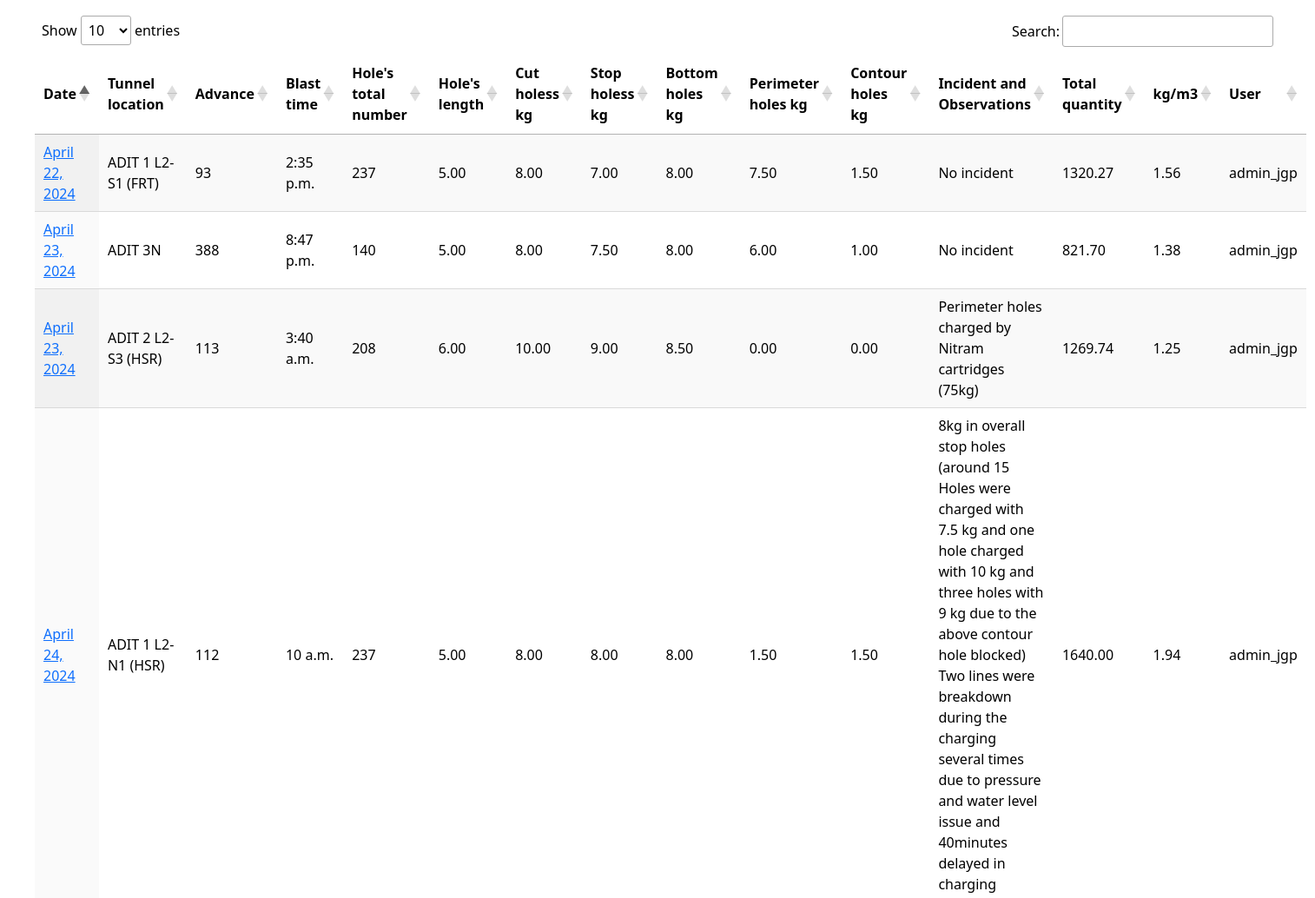
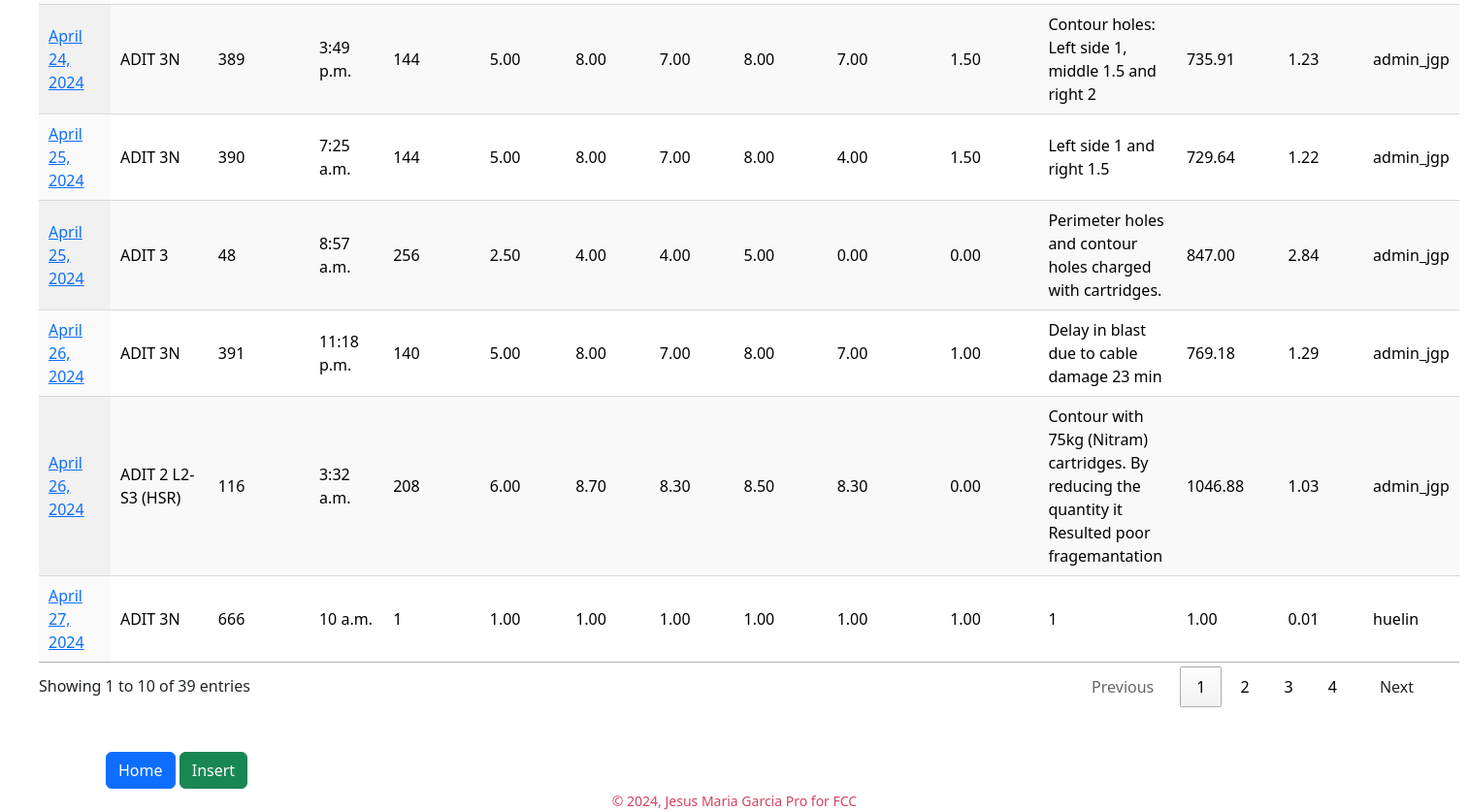
Screenshot of /report with the database file from the repository (2 pictures, top to bottom).
### BE_table/models.py (models this page shows, shortened)
class FollowupBE(models.Model):
    date = models.DateField()
    tunnel_location = models.CharField(max_length=25, choices=[
        ('ADIT 1 L2-N1 (HSR)', 'ADIT 1 L2-N1 (HSR)'),
        ('ADIT 1 L2-S1 (FRT)', 'ADIT 1 L2-S1 (FRT)'),
        ('ADIT 1 L2-N2 (HSR)', 'ADIT 1 L2-N2 (HSR)'),
        ('ADIT 1 L2-S2 (FRT)', 'ADIT 1 L2-S2 (FRT)'),
        ('ADIT 2 L2-N3 (HSR)', 'ADIT 2 L2-N3 (HSR)'),
        ('ADIT 2 L2-S3 (HSR)', 'ADIT 2 L2-S3 (HSR)'),
        ('ADIT 2 L2-N4 (HSR)', 'ADIT 2 L2-N4 (HSR)'),
        ('ADIT 2 L2-S4 (HSR)', 'ADIT 2 L2-S4 (HSR)'),
        ('ADIT 3', 'ADIT 3'),
        ('ADIT 3 L3-N1 (HSR)', 'ADIT 3 L3-N1 (HSR)'),
        ('ADIT 3 L3-S1 (HSR)', 'ADIT 3 L3-S1 (HSR)'),
        ('ADIT 3 L3-N2 (HSR)', 'ADIT 3 L3-N2 (HSR)'),
        ('ADIT 3 L3-S2 (HSR)', 'ADIT 3 L3-S2 (HSR)'),
        ('ADIT 3N', 'ADIT 3N'),
        ('ADIT 3N L3-N3 (HSR)', 'ADIT 3N L3-N3 (HSR)'),
        ('ADIT 3N L3-S3 (HSR)', 'ADIT 3N L3-S3 (HSR)'),
        ('ADIT 3N L3-N4 (HSR)', 'ADIT 3N L3-N4 (HSR)'),
        ('ADIT 3N L3-S4 (HSR)', 'ADIT 3N L3-S4 (HSR)'),
        ])
    advance = models.IntegerField()
    blast_time = models.TimeField()
    holes_total_number = models.IntegerField()
    holes_length = models.DecimalField(max_digits=4, decimal_places=2)
    cut_holes_kg = models.DecimalField(max_digits=4, decimal_places=2)
    stop_holes_kg = models.DecimalField(max_digits=4, decimal_places=2)
    bottom_holes_kg = models.DecimalField(max_digits=4, decimal_places=2)
    perimeter_holes_kg = models.DecimalField(max_digits=4, decimal_places=2)
    contour_holes_kg = models.DecimalField(max_digits=4, decimal_places=2)
    incident_time_lost = models.TextField(default='No incident')
    created_at = models.DateTimeField(auto_now_add=True)
    edited_at = models.DateTimeField(auto_now=True)
    total_quantity = models.DecimalField(max_digits=8, decimal_places=2, default=0)
    username_field = models.CharField(max_length=25, blank=False)

### BE_table/views.py (the view)
# urls.py: path('report', views.report, name='report'),
def report(request):
    records = FollowupBE.objects.all().values()
    return render(request, 'BE_table/report.html', {'records': records})

### BE_table/templates/BE_table/report.html (shortened to what this page needs)
<!DOCTYPE html>
<html>
<head>
<link rel="stylesheet" type="text/css" href="https://cdn.datatables.net/1.11.5/css/jquery.dataTables.css">
<link href="https://cdn.jsdelivr.net/npm/bootstrap@5.3.3/dist/css/bootstrap.min.css" rel="stylesheet">
</head>
<body>
    <div class="table">
    <table id="test" class="display">
        <thead>
            <tr>
                <th>Date</th>
                <th>Tunnel location</th>
                <th>Advance</th>
                <th>Blast time</th>
                <th>Hole's total number</th>
                <th>Hole's length</th>
                <th>Cut holess kg</th>
                <th>Stop holess kg</th>
                <th>Bottom holes kg</th>
                <th>Perimeter holes kg</th>
                <th>Contour holes kg</th>
                <th>Incident and Observations</th>
                <th>Total quantity</th>
                <th>kg/m3</th>
                <th>User</th>
            </tr>
        </thead>
        <tbody>
            {% for record in records %}
                <tr>
                    <td><a href="{% url 'BE_table:edit' record.id %}">
                        {{record.date}}</a></td>
                    <td>{{record.tunnel_location}}</td>
                    <td>{{record.advance}}</td>
                    <td>{{record.blast_time}}</td>
                    <td>{{record.holes_total_number}}</td>
                    <td>{{record.holes_length}}</td>
                    <td>{{record.cut_holes_kg}}</td>
                    <td>{{record.stop_holes_kg}}</td>
                    <td>{{record.bottom_holes_kg}}</td>
                    <td>{{record.perimeter_holes_kg}}</td>
                    <td>{{record.contour_holes_kg}}</td>
                    <td>{{record.incident_time_lost}}</td>
                    <td>{{record.total_quantity}}</td>
                    <td>
                    </td>
                    <td>{{record.username_field}}</td>
                </tr>
            {% endfor %}
        </tbody>
    </table>
</div>
<div class="container">
<tr>
    <td><a href="/" role="button" class="btn btn-primary">Home</a></td>
    <td><a href="/insert" role="button" class="btn btn-success">Insert</a></td>
</tr>
</div>
</body>
<footer class="footer" style="text-align: center; color: #d64161;">
    <small >&copy; 2024, Jesus Maria Garcia Pro for FCC</small>
  </footer>
</html>

### BE_table/templates/BE_table/report.html (style rules this page uses)
.table { width: 100%; padding: 10px 40px 30px 40px; }

### rows the page displays
FollowupBE: date "April 23, 2024", tunnel_location "ADIT 3N", advance "388", blast_time "8:47 p.m.", holes_total_number "140", holes_length "5.00", cut_holes_kg "8.00", stop_holes_kg "7.50", bottom_holes_kg "8.00", perimeter_holes_kg "6.00", contour_holes_kg "1.00", incident_time_lost "No incident", total_quantity "821.70", username_field "admin_jgp"
FollowupBE: date "April 23, 2024", tunnel_location "ADIT 2 L2-S3 (HSR)", advance "113", blast_time "3:40 a.m.", holes_total_number "208", holes_length "6.00", cut_holes_kg "10.00", stop_holes_kg "9.00", bottom_holes_kg "8.50", perimeter_holes_kg "0.00", contour_holes_kg "0.00", incident_time_lost "Perimeter holes charged by Nitram cartridges (75kg)", total_quantity "1269.74", username_field "admin_jgp"
FollowupBE: date "April 24, 2024", tunnel_location "ADIT 1 L2-N1 (HSR)", advance "112", blast_time "10 a.m.", holes_total_number "237", holes_length "5.00", cut_holes_kg "8.00", stop_holes_kg "8.00", bottom_holes_kg "8.00", perimeter_holes_kg "1.50", contour_holes_kg "1.50", incident_time_lost "8kg in overall stop holes (around 15 Holes were charged with 7.5 kg and one hole charged with 10 kg and three holes with 9 kg due to the above contour hole blocked) Two lines were breakdown during the charging several times due to pressure and water level issue and 40minutes delayed in charging", total_quantity "1640.00", username_field "admin_jgp"
FollowupBE: date "April 22, 2024", tunnel_location "ADIT 1 L2-S1 (FRT)", advance "93", blast_time "2:35 p.m.", holes_total_number "237", holes_length "5.00", cut_holes_kg "8.00", stop_holes_kg "7.00", bottom_holes_kg "8.00", perimeter_holes_kg "7.50", contour_holes_kg "1.50", incident_time_lost "No incident", total_quantity "1320.27", username_field "admin_jgp"
FollowupBE: date "April 24, 2024", tunnel_location "ADIT 3N", advance "389", blast_time "3:49 p.m.", holes_total_number "144", holes_length "5.00", cut_holes_kg "8.00", stop_holes_kg "7.00", bottom_holes_kg "8.00", perimeter_holes_kg "7.00", contour_holes_kg "1.50", incident_time_lost "Contour holes: Left side 1, middle 1.5 and right 2", total_quantity "735.91", username_field "admin_jgp"
FollowupBE: date "April 25, 2024", tunnel_location "ADIT 3N", advance "390", blast_time "7:25 a.m.", holes_total_number "144", holes_length "5.00", cut_holes_kg "8.00", stop_holes_kg "7.00", bottom_holes_kg "8.00", perimeter_holes_kg "4.00", contour_holes_kg "1.50", incident_time_lost "Left side 1 and right 1.5", total_quantity "729.64", username_field "admin_jgp"
FollowupBE: date "April 25, 2024", tunnel_location "ADIT 3", advance "48", blast_time "8:57 a.m.", holes_total_number "256", holes_length "2.50", cut_holes_kg "4.00", stop_holes_kg "4.00", bottom_holes_kg "5.00", perimeter_holes_kg "0.00", contour_holes_kg "0.00", incident_time_lost "Perimeter holes and contour holes charged with cartridges.", total_quantity "847.00", username_field "admin_jgp"
FollowupBE: date "April 26, 2024", tunnel_location "ADIT 3N", advance "391", blast_time "11:18 p.m.", holes_total_number "140", holes_length "5.00", cut_holes_kg "8.00", stop_holes_kg "7.00", bottom_holes_kg "8.00", perimeter_holes_kg "7.00", contour_holes_kg "1.00", incident_time_lost "Delay in blast due to cable damage 23 min", total_quantity "769.18", username_field "admin_jgp"
FollowupBE: date "April 26, 2024", tunnel_location "ADIT 2 L2-S3 (HSR)", advance "116", blast_time "3:32 a.m.", holes_total_number "208", holes_length "6.00", cut_holes_kg "8.70", stop_holes_kg "8.30", bottom_holes_kg "8.50", perimeter_holes_kg "8.30", contour_holes_kg "0.00", incident_time_lost "Contour with 75kg (Nitram) cartridges. By reducing the quantity it Resulted poor fragemantation", total_quantity "1046.88", username_field "admin_jgp"
FollowupBE: date "April 27, 2024", tunnel_location "ADIT 3N", advance "666", blast_time "10 a.m.", holes_total_number "1", holes_length "1.00", cut_holes_kg "1.00", stop_holes_kg "1.00", bottom_holes_kg "1.00", perimeter_holes_kg "1.00", contour_holes_kg "1.00", incident_time_lost "1", total_quantity "1.00", username_field "huelin"
